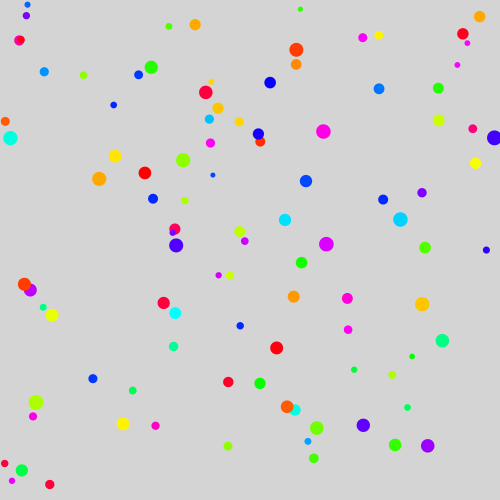
Frame 1 (no input)
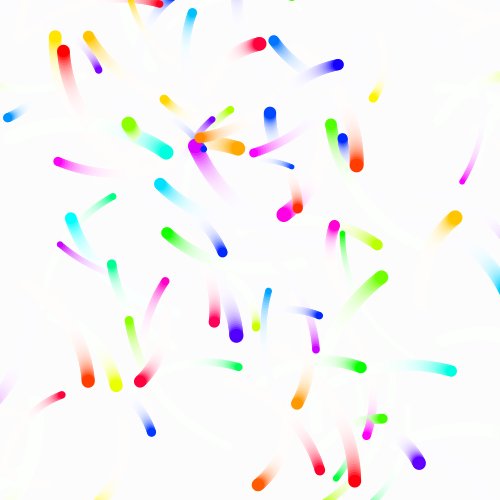
Frame 60 (the mouse pressed at the canvas centre just before this capture)
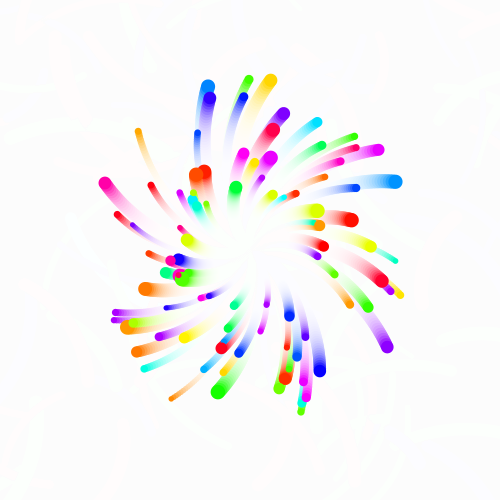
Frame 120 (the mouse held since frame 60 and released just before this capture)

The Processing sketch that drew these frames (run headless with seeded random() and noise(); from frame 60 on, the mouse is pressed at the canvas centre):

// Processing sketch: processing_104048
// ── processing_104048.pde

Bot b[] = new Bot[100];

void setup(){
  colorMode(HSB,100);
  noStroke();
size(500,500);
smooth();
for(int i=0;i<b.length;i++){
  b[i] = new Bot(random(width),random(height),random(5,15));
  }
}

void draw(){
  colorMode(RGB,255);
  //background(255);
  fill(255,255,255,40);
  rect(0,0,width,height);
  for(int i=0;i<b.length;i++){
  b[i].render();
  }
}

void mousePressed(){
 for(int i=0;i<b.length;i++){
  b[i] = new Bot(mouseX,mouseY,random(5,15));
  }
}

class Bot{
float x=0;
float y=0;
float d=0;
float a=0;
int c=0;
float m=0;

Bot(float newX, float newY, float newD){
  x=newX;
  y=newY;
  d=newD;
  a=random(360);
  c=(int)random(100);
  m=random(1,3);
  }
  
 void render(){
   float xChange = cos(radians(a))*m;
   float yChange = sin(radians(a))*m;
   x+=xChange;
   y+=yChange;
   a++;
   colorMode(HSB,100);
   fill(c,100,100);
    ellipse(x,y,d,d); 
    
 }
}
